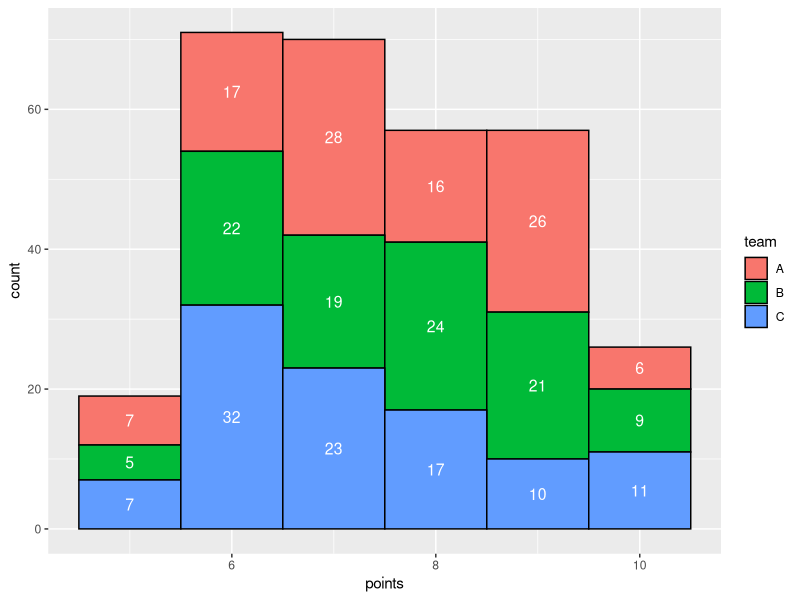
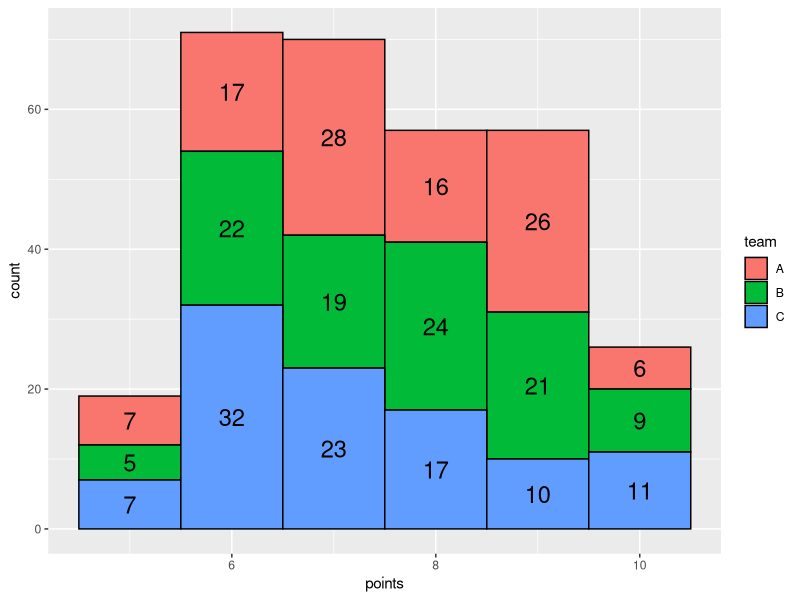

Recreate these plots in R, in order.
# Example: Add Labels to Histogram in ggplot2
# make this example reproducible
set.seed(1)

# create data frame
df <- data.frame(team=rep(c("A", "B", "C"), each=100),
                 points=c(runif(100, 5, 10),
                          runif(100, 5, 10),
                          runif(100, 5, 10)))

# view head of data frame
head(df)

# We can use the following code to create a histogram that 
# shows the points scored by players on each team with labels 
# that show the count for each bin:
library("ggplot2")

# create histogram with labeels for each bin
ggplot(data=df, aes(x=points)) + 
  geom_histogram(aes(fill=team), binwidth=1, color="black") + 
  stat_bin(binwidth=1, geom="text", color="white", size=4,
           aes(label=..count.., group=team), position=position_stack(vjust=0.5))

# For example, we can use the following syntax to instead use black
# labels with increased font size:
library("ggplot2")

# create histogram with labels for each bin
ggplot(data=df, aes(x=points)) + 
  geom_histogram(aes(fill=team), binwidth=1, color="black") +
  stat_bin(binwidth = 1, geom="text", color="black", size=6,
           aes(label=..count.., group=team), position=position_stack(vjust=0.5))
  
